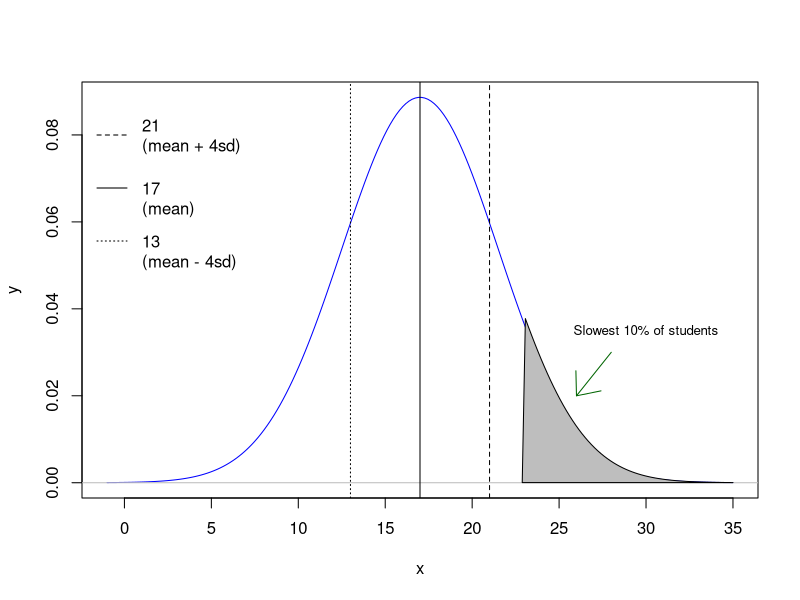

Here is the R script that generated this plot:
######### HW 6

# 16.4a(i)
pnorm(20, mean = 17, sd = 4.5)

# 16.4a(ii)
pnorm(10, mean = 17, sd = 4.5) - pnorm(5, mean = 17, sd = 4.5)

# 16.4a(iii)
(m <- qnorm(.90, mean = 17, sd = 4.5))

# 16.4a(iv)
mean_ <- 17
sd_ <- 4.5
x <- (seq(-4, 4, length = 200)*sd_ + mean_)
y <- dnorm(x, mean = 17 , sd = 4.5)
z <- plot(x, y, type = "l",lwd = 1, col="blue")
abline(h = 0,col = "gray")
abline(v= c((mean_ + 4), (mean_ - 4),mean_),lty = c(2,3,1))
legend("topleft", legend = c("21\n(mean + 4sd)", "\n17\n(mean)", 
                             "\n13\n(mean - 4sd)"), lty = c(2,1,3), bty = "n")
polygon(c(x[x >= m], max(x)), c(y[x == max(x)], y[x >= m]), col = "gray")
arrows(x0 = 26, y0 = 0.02, x1 = 28, y1 = 0.03, 
       angle = 40, code = 1, col = "darkgreen") 
text(x = 30, y = 0.035, labels = "Slowest 10% of students", cex = 0.8)

# 16.4b(i)
standard_deviation <- sqrt(2)
(p1 <- pnorm(11, mean = 10, sd = standard_deviation) - 
  pnorm(9.5, mean = 10, sd = standard_deviation))

# 16.4b(ii)
mean_bladelength <- 10

(standardizedvalueof11 <- (11 - mean_bladelength)/standard_deviation)
(standardizedvalueof9.5 <- (9.5 - mean_bladelength)/standard_deviation)

(p2 <- pnorm(standardizedvalueof11, mean = 0, sd = 1) - 
  pnorm(standardizedvalueof9.5, mean = 0, sd = 1))

p1 == p2

# 16.4b(iii)
(X <- qnorm(.025, mean = 10, sd = standard_deviation))

# 16.4b(iv)
(standardizedvalueofX <- (X - mean_bladelength)/standard_deviation)



######### Additional Exercises

# 1
sum_of_n <- function(n)
{
  if(n > 0)
    return(n*(n+1)/2)
  else(n < 0)
    print("number must be positive")
}
sum_of_n(2)
sum_of_n(-2)

# 2
for(i in 1:7){
  print(i^2)
}

# 3
my_function <- function(a,b){
  if(is.numeric(a) & is.numeric(b))
    return(a+b)
  else
    print("the arguments were not both numeric")
}
my_function(10,20)
my_function(10,"cat")

